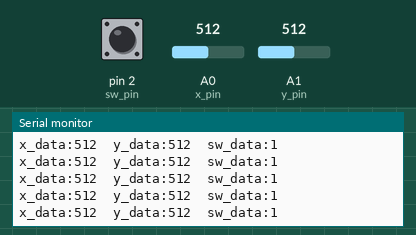
Bench run of a sketch on a simulated Arduino Uno, built with avr-gcc and run on an emulated ATmega328P. On the bench: the last lines printed to the serial monitor. Inputs (shaded band) come from the test bench; at power-on: A1 (y_pin) = 512, pin 2 (sw_pin) HIGH, A0 (x_pin) = 512.

Above: at 5.7 s.
5.8 s: A1 (y_pin) set to 1011
At 5.85 s:
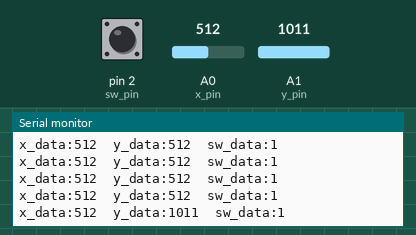
8.8 s: A1 (y_pin) set to 981
At 8.88 s:
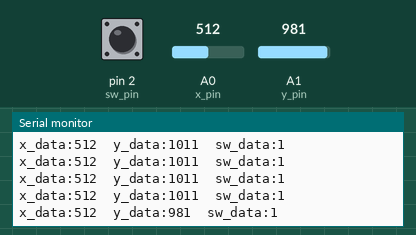
Timing chart, 0 to 11.8 s (numbered marks = the images above; inputs shaded):
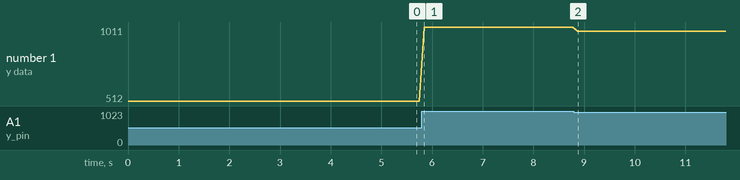

Measured:
- after the input at 5.8 s, the serial monitor: prints a new line after 0.05 s (image 1)
- after the input at 8.8 s, the serial monitor: prints a new line after 0.07 s (image 2)
- plotted number 1: 512 → 1011 after the input at 5.8 s, 1011 → 981 after the input at 8.8 s

The sketch:

Joystick_Basics.ino
```cpp
int x_pin = A0;
int y_pin = A1;
int sw_pin = 2;

void setup(){
  Serial.begin(9600);
  pinMode(A0, INPUT);
  pinMode(A1, INPUT);
  pinMode(2, INPUT);
  digitalWrite(2, HIGH);
}

void loop(){
 int x_data = analogRead(A0);
 int y_data = analogRead(A1);
 int sw_data = digitalRead(2);

 Serial.print("x_data:");
 Serial.print(x_data);
 Serial.print("\t");
 Serial.print("y_data:");
 Serial.print(y_data);
 Serial.print("\t");
 Serial.print("sw_data:");
 Serial.println(sw_data);
 delay(100);
}
```
